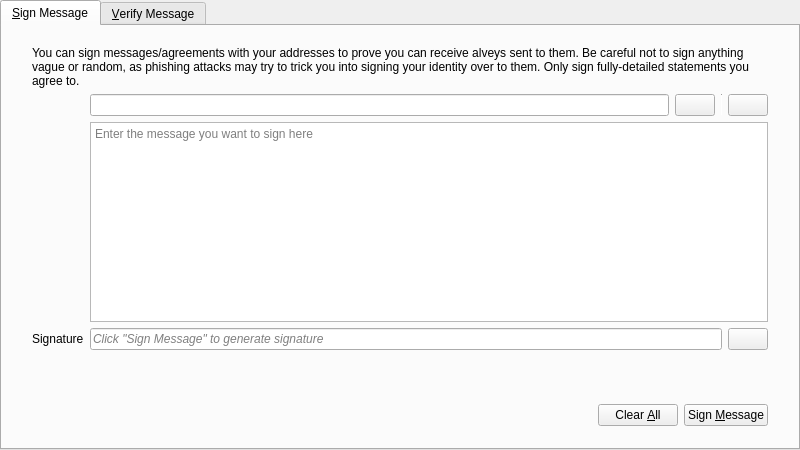
<?xml version="1.0" encoding="UTF-8"?>
<ui version="4.0">
 <class>SignVerifyMessageDialog</class>
 <widget class="QDialog" name="SignVerifyMessageDialog">
  <property name="geometry">
   <rect>
    <x>0</x>
    <y>0</y>
    <width>800</width>
    <height>450</height>
   </rect>
  </property>
  <property name="windowTitle">
   <string>Signatures - Sign / Verify a Message</string>
  </property>
  <property name="modal">
   <bool>true</bool>
  </property>
  <layout class="QVBoxLayout" name="verticalLayout">
   <property name="leftMargin">
    <number>0</number>
   </property>
   <property name="topMargin">
    <number>0</number>
   </property>
   <property name="rightMargin">
    <number>0</number>
   </property>
   <property name="bottomMargin">
    <number>0</number>
   </property>
   <item>
    <widget class="QTabWidget" name="tabWidget">
     <property name="currentIndex">
      <number>0</number>
     </property>
     <widget class="QWidget" name="tabSignMessage">
      <attribute name="title">
       <string>&amp;Sign Message</string>
      </attribute>
      <layout class="QVBoxLayout" name="verticalLayout_SM">
       <property name="leftMargin">
        <number>0</number>
       </property>
       <property name="topMargin">
        <number>0</number>
       </property>
       <property name="rightMargin">
        <number>0</number>
       </property>
       <property name="bottomMargin">
        <number>0</number>
       </property>
       <item>
        <layout class="QVBoxLayout" name="verticalLayout_3">
         <property name="leftMargin">
          <number>30</number>
         </property>
         <property name="topMargin">
          <number>20</number>
         </property>
         <property name="rightMargin">
          <number>30</number>
         </property>
         <property name="bottomMargin">
          <number>20</number>
         </property>
         <item>
          <layout class="QGridLayout" name="gridLayout">
           <item row="1" column="1">
            <layout class="QHBoxLayout" name="horizontalLayout_1_SM">
             <property name="spacing">
              <number>6</number>
             </property>
             <item>
              <widget class="QValidatedLineEdit" name="addressIn_SM">
               <property name="toolTip">
                <string>The AlveyCoin address to sign the message with</string>
               </property>
              </widget>
             </item>
             <item>
              <widget class="AlveyCoinPushButton" name="addressBookButton_SM">
               <property name="toolTip">
                <string>Choose previously used address</string>
               </property>
               <property name="text">
                <string/>
               </property>
               <property name="icon">
                <iconset resource="../bitcoin.qrc">
                 <normaloff>:/icons/address-book</normaloff>:/icons/address-book</iconset>
               </property>
               <property name="shortcut">
                <string>Alt+A</string>
               </property>
               <property name="autoDefault">
                <bool>false</bool>
               </property>
              </widget>
             </item>
             <item>
              <widget class="Line" name="vLine">
               <property name="maximumSize">
                <size>
                 <width>1</width>
                 <height>22</height>
                </size>
               </property>
               <property name="orientation">
                <enum>Qt::Vertical</enum>
               </property>
              </widget>
             </item>
             <item>
              <widget class="AlveyCoinPushButton" name="pasteButton_SM">
               <property name="toolTip">
                <string>Paste address from clipboard</string>
               </property>
               <property name="text">
                <string/>
               </property>
               <property name="icon">
                <iconset resource="../bitcoin.qrc">
                 <normaloff>:/icons/editpaste</normaloff>:/icons/editpaste</iconset>
               </property>
               <property name="shortcut">
                <string>Alt+P</string>
               </property>
               <property name="autoDefault">
                <bool>false</bool>
               </property>
              </widget>
             </item>
            </layout>
           </item>
           <item row="2" column="1">
            <widget class="QPlainTextEdit" name="messageIn_SM">
             <property name="toolTip">
              <string>Enter the message you want to sign here</string>
             </property>
             <property name="placeholderText">
              <string>Enter the message you want to sign here</string>
             </property>
            </widget>
           </item>
           <item row="3" column="1">
            <layout class="QHBoxLayout" name="horizontalLayout_2_SM">
             <property name="spacing">
              <number>6</number>
             </property>
             <item>
              <widget class="QLineEdit" name="signatureOut_SM">
               <property name="font">
                <font>
                 <italic>true</italic>
                </font>
               </property>
               <property name="readOnly">
                <bool>true</bool>
               </property>
               <property name="placeholderText">
                <string>Click &quot;Sign Message&quot; to generate signature</string>
               </property>
              </widget>
             </item>
             <item>
              <widget class="AlveyCoinPushButton" name="copySignatureButton_SM">
               <property name="toolTip">
                <string>Copy the current signature to the system clipboard</string>
               </property>
               <property name="text">
                <string/>
               </property>
               <property name="icon">
                <iconset resource="../bitcoin.qrc">
                 <normaloff>:/icons/editcopy</normaloff>:/icons/editcopy</iconset>
               </property>
               <property name="autoDefault">
                <bool>false</bool>
               </property>
              </widget>
             </item>
            </layout>
           </item>
           <item row="3" column="0">
            <widget class="QLabel" name="signatureLabel_SM">
             <property name="text">
              <string>Signature</string>
             </property>
             <property name="textFormat">
              <enum>Qt::PlainText</enum>
             </property>
            </widget>
           </item>
           <item row="0" column="0" colspan="2">
            <widget class="QLabel" name="infoLabel_SM">
             <property name="text">
              <string>You can sign messages/agreements with your addresses to prove you can receive alveys sent to them. Be careful not to sign anything vague or random, as phishing attacks may try to trick you into signing your identity over to them. Only sign fully-detailed statements you agree to.</string>
             </property>
             <property name="textFormat">
              <enum>Qt::PlainText</enum>
             </property>
             <property name="wordWrap">
              <bool>true</bool>
             </property>
            </widget>
           </item>
          </layout>
         </item>
        </layout>
       </item>
       <item>
        <widget class="QWidget" name="buttonsContainerWhite" native="true">
         <layout class="QHBoxLayout" name="horizontalLayout">
          <property name="leftMargin">
           <number>30</number>
          </property>
          <property name="topMargin">
           <number>15</number>
          </property>
          <property name="rightMargin">
           <number>30</number>
          </property>
          <item>
           <spacer name="horizontalSpacer_1_SM">
            <property name="orientation">
             <enum>Qt::Horizontal</enum>
            </property>
            <property name="sizeHint" stdset="0">
             <size>
              <width>40</width>
              <height>48</height>
             </size>
            </property>
           </spacer>
          </item>
          <item>
           <widget class="QLabel" name="statusLabel_SM">
            <property name="font">
             <font>
              <weight>75</weight>
              <bold>true</bold>
             </font>
            </property>
            <property name="text">
             <string/>
            </property>
            <property name="wordWrap">
             <bool>true</bool>
            </property>
           </widget>
          </item>
          <item>
           <spacer name="horizontalSpacer_2_SM">
            <property name="orientation">
             <enum>Qt::Horizontal</enum>
            </property>
            <property name="sizeHint" stdset="0">
             <size>
              <width>40</width>
              <height>48</height>
             </size>
            </property>
           </spacer>
          </item>
          <item>
           <widget class="AlveyCoinPushButton" name="clearButton_SM">
            <property name="toolTip">
             <string>Reset all sign message fields</string>
            </property>
            <property name="text">
             <string>Clear &amp;All</string>
            </property>
            <property name="icon">
             <iconset resource="../bitcoin.qrc">
              <normaloff>:/icons/remove</normaloff>:/icons/remove</iconset>
            </property>
            <property name="autoDefault">
             <bool>false</bool>
            </property>
           </widget>
          </item>
          <item>
           <widget class="AlveyCoinPushButton" name="signMessageButton_SM">
            <property name="toolTip">
             <string>Sign the message to prove you own this AlveyCoin address</string>
            </property>
            <property name="text">
             <string>Sign &amp;Message</string>
            </property>
            <property name="icon">
             <iconset resource="../bitcoin.qrc">
              <normaloff>:/icons/edit</normaloff>:/icons/edit</iconset>
            </property>
            <property name="autoDefault">
             <bool>false</bool>
            </property>
           </widget>
          </item>
         </layout>
        </widget>
       </item>
      </layout>
     </widget>
     <widget class="QWidget" name="tabVerifyMessage">
      <attribute name="title">
       <string>&amp;Verify Message</string>
      </attribute>
      <layout class="QVBoxLayout" name="verticalLayout_VM">
       <property name="leftMargin">
        <number>0</number>
       </property>
       <property name="topMargin">
        <number>0</number>
       </property>
       <property name="rightMargin">
        <number>0</number>
       </property>
       <property name="bottomMargin">
        <number>0</number>
       </property>
       <item>
        <layout class="QVBoxLayout" name="verticalLayout_2">
         <property name="leftMargin">
          <number>30</number>
         </property>
         <property name="topMargin">
          <number>20</number>
         </property>
         <property name="rightMargin">
          <number>30</number>
         </property>
         <property name="bottomMargin">
          <number>20</number>
         </property>
         <item>
          <widget class="QLabel" name="infoLabel_VM">
           <property name="text">
            <string>Enter the receiver's address, message (ensure you copy line breaks, spaces, tabs, etc. exactly) and signature below to verify the message. Be careful not to read more into the signature than what is in the signed message itself, to avoid being tricked by a man-in-the-middle attack. Note that this only proves the signing party receives with the address, it cannot prove sendership of any transaction!</string>
           </property>
           <property name="textFormat">
            <enum>Qt::PlainText</enum>
           </property>
           <property name="alignment">
            <set>Qt::AlignLeading|Qt::AlignLeft|Qt::AlignTop</set>
           </property>
           <property name="wordWrap">
            <bool>true</bool>
           </property>
          </widget>
         </item>
         <item>
          <layout class="QHBoxLayout" name="horizontalLayout_1_VM">
           <property name="spacing">
            <number>6</number>
           </property>
           <item>
            <widget class="QValidatedLineEdit" name="addressIn_VM">
             <property name="toolTip">
              <string>The AlveyCoin address the message was signed with</string>
             </property>
            </widget>
           </item>
           <item>
            <widget class="AlveyCoinPushButton" name="addressBookButton_VM">
             <property name="toolTip">
              <string>Choose previously used address</string>
             </property>
             <property name="text">
              <string/>
             </property>
             <property name="icon">
              <iconset resource="../bitcoin.qrc">
               <normaloff>:/icons/address-book</normaloff>:/icons/address-book</iconset>
             </property>
             <property name="shortcut">
              <string>Alt+A</string>
             </property>
             <property name="autoDefault">
              <bool>false</bool>
             </property>
            </widget>
           </item>
          </layout>
         </item>
         <item>
          <widget class="QPlainTextEdit" name="messageIn_VM">
           <property name="toolTip">
            <string>The signed message to verify</string>
           </property>
           <property name="placeholderText">
            <string>The signed message to verify</string>
           </property>
          </widget>
         </item>
         <item>
          <widget class="QValidatedLineEdit" name="signatureIn_VM">
           <property name="toolTip">
            <string>The signature given when the message was signed</string>
           </property>
           <property name="placeholderText">
            <string>The signature given when the message was signed</string>
           </property>
          </widget>
         </item>
        </layout>
       </item>
       <item>
        <widget class="QWidget" name="buttonsContainerWhite_" native="true">
         <layout class="QHBoxLayout" name="horizontalLayout_2">
          <property name="leftMargin">
           <number>30</number>
          </property>
          <property name="topMargin">
           <number>15</number>
          </property>
          <property name="rightMargin">
           <number>30</number>
          </property>
          <item>
           <spacer name="horizontalSpacer_1_VM">
            <property name="orientation">
             <enum>Qt::Horizontal</enum>
            </property>
            <property name="sizeHint" stdset="0">
             <size>
              <width>40</width>
              <height>48</height>
             </size>
            </property>
           </spacer>
          </item>
          <item>
           <widget class="QLabel" name="statusLabel_VM">
            <property name="font">
             <font>
              <weight>75</weight>
              <bold>true</bold>
             </font>
            </property>
            <property name="text">
             <string/>
            </property>
            <property name="wordWrap">
             <bool>true</bool>
            </property>
           </widget>
          </item>
          <item>
           <spacer name="horizontalSpacer_2_VM">
            <property name="orientation">
             <enum>Qt::Horizontal</enum>
            </property>
            <property name="sizeHint" stdset="0">
             <size>
              <width>40</width>
              <height>48</height>
             </size>
            </property>
           </spacer>
          </item>
          <item>
           <widget class="AlveyCoinPushButton" name="clearButton_VM">
            <property name="toolTip">
             <string>Reset all verify message fields</string>
            </property>
            <property name="text">
             <string>Clear &amp;All</string>
            </property>
            <property name="icon">
             <iconset resource="../bitcoin.qrc">
              <normaloff>:/icons/remove</normaloff>:/icons/remove</iconset>
            </property>
            <property name="autoDefault">
             <bool>false</bool>
            </property>
           </widget>
          </item>
          <item>
           <widget class="AlveyCoinPushButton" name="verifyMessageButton_VM">
            <property name="toolTip">
             <string>Verify the message to ensure it was signed with the specified AlveyCoin address</string>
            </property>
            <property name="text">
             <string>Verify &amp;Message</string>
            </property>
            <property name="icon">
             <iconset resource="../bitcoin.qrc">
              <normaloff>:/icons/transaction_0</normaloff>:/icons/transaction_0</iconset>
            </property>
            <property name="autoDefault">
             <bool>false</bool>
            </property>
           </widget>
          </item>
         </layout>
        </widget>
       </item>
      </layout>
     </widget>
    </widget>
   </item>
  </layout>
 </widget>
 <customwidgets>
  <customwidget>
   <class>QValidatedLineEdit</class>
   <extends>QLineEdit</extends>
   <header>qt/qvalidatedlineedit.h</header>
  </customwidget>
  <customwidget>
   <class>AlveyCoinPushButton</class>
   <extends>QPushButton</extends>
   <header>qt/alveypushbutton.h</header>
  </customwidget>
 </customwidgets>
 <resources>
  <include location="../bitcoin.qrc"/>
 </resources>
 <connections/>
</ui>
